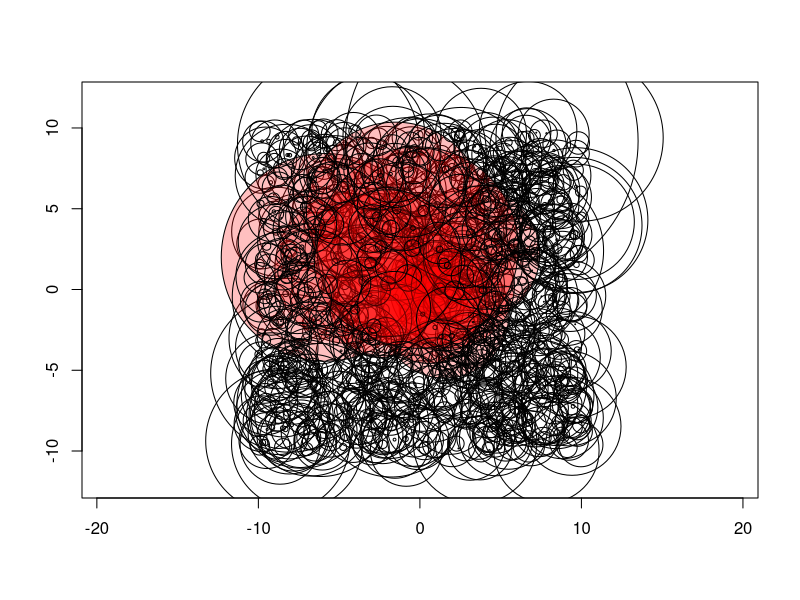
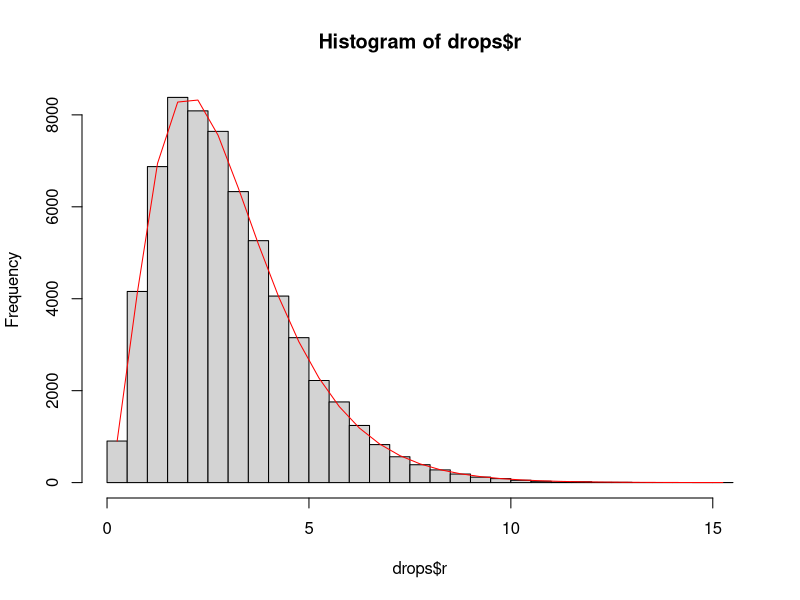

The R script that drew these images, in order:
## ---- chunk 1
fig.dim <- 5
knitr::opts_chunk$set(fig.height=fig.dim,fig.width=2*fig.dim,fig.align='center')
## ---- chunk 2
max.x <- 10
sim_drops <- function (t) {
    ndrops <- rpois(1,t*(2*max.x)^2)
    return( data.frame(
            x = runif(ndrops,-max.x,max.x),
            y = runif(ndrops,-max.x,max.x),
            r = rexp(ndrops)
        ) )
}
with( sim_drops(3), {
        symbols( x, y, circles=r, bg=ifelse(r^2>x^2+y^2,adjustcolor("red",0.25),NA), xlab='', ylab='',inches=FALSE, asp=1 )
    } )
## ---- chunk 3
drops <- subset( sim_drops(10000), r^2 > x^2 + y^2 )
xh<-hist(drops$r,breaks=30)
lines(xh$mids,sum(xh$counts)*diff(pgamma(xh$breaks,shape=3,scale=1)),col='red')
